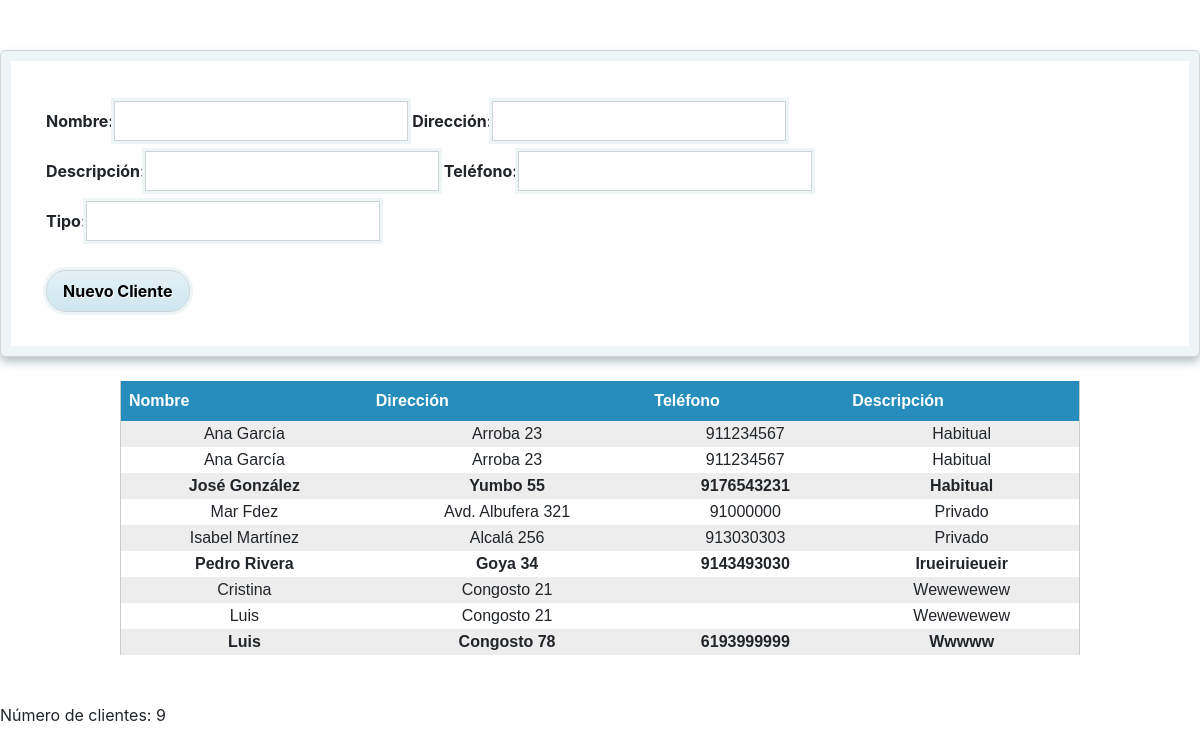
The app's page /Ejer4.php with its own data.
### tables this page shows
CREATE TABLE `test_clients` (
  `id` int(3) NOT NULL,
  `name` varchar(255) NOT NULL,
  `address` varchar(255) NOT NULL,
  `description` text NOT NULL,
  `tlf` varchar(255) NOT NULL,
  `type` char(1) NOT NULL
);

### Ejer4.php (the view, shortened to what this page needs)
<!DOCTYPE html>
<html>
    <head>
        <link rel="stylesheet" href="https://maxcdn.bootstrapcdn.com/bootstrap/4.1.3/css/bootstrap.min.css">
        <link rel='stylesheet' type='text/css' href='css/estilos_2.css' />
    </head>
    <body>
       <div class="contacto">
            <form action="" method="post" onsubmit="return validarForm();">
                <label>Nombre: </label><input type="text" name="nombre" id="nombre"/>
                <label>Dirección: </label><input type="text" name="direccion" id="direccion"/><br/>
                <label>Descripción: </label><input type="text" name="descripcion" id="descripcion"/>
                <label>Teléfono: </label><input type="text" name="telf" id="telf"/><br/>
                <label>Tipo: </label><input type="text" name="tipo" id="tipo"/><br/><br/>
                <input type="submit" name="enviar" value="Nuevo Cliente" /><br/><br/>
            </form>
        </div>
        </body>
        <?php
            $clientes = obtener_datos();
            if ( count($clientes) > 0 ) {
            ?>
                <table>
                    <tr><th>Nombre</th><th>Dirección</th><th>Teléfono</th><th>Descripción</th></tr>
                <?php
                    foreach ( $clientes as $cliente ) {
                        if ( $cliente['type'] == 'P' )
                            echo '<tr style="font-weight: bold">';
                        else
                            echo '<tr>';
                        echo "<td>".$cliente['name']."</td><td>".$cliente['address'].
                                    "</td><td>".$cliente['tlf']."</td><td>".$cliente['description']."</td>";
                        echo "</tr>";
                    }
                ?>
                </table>
                <br/>
                <?php
                    echo 'Número de clientes: ' . count($clientes);
            }
            else {
                echo "No hay datos";
            }
        ?>
    </body>
</html>
<?php
function obtener_datos() {
    $BD = new ConectarBD();
    $conn = $BD->getConexion();
    $stmt = $conn->prepare('SELECT * FROM test_clients');
    $stmt->setFetchMode(PDO::FETCH_ASSOC);
    $stmt->execute();
    $datos = $stmt->fetchAll();
    return $datos;
}
?>

### css/estilos_2.css (style rules this page uses)
table { background-color: #1e8cbe; width:80%; margin:24px auto; border-left: 1px solid #ccc; border-right: 1px solid #ccc; font-family: helvetica,arial,sans-serif; font-weight: normal; text-transform: capitalize; }
table th { background-color: #278dbc; color:#fff; font-weight: 900; font-size:16px; padding: 8px; }
table td { height: 24px; text-align: center; }
table tr:nth-child(odd) { background-color: #ffffff; }
table tr:nth-child(even) { background:#EDEDED; }
.contacto { border: 1px solid #CED5D7; border-radius: 6px; padding: 45px 45px 20px; margin-top: 50px; background-color: white; box-shadow: 0px 5px 10px #B5C1C5, 0 0 0 10px #EEF5F7 inset; }
.contacto label { font-weight: bold; }
.contacto input[type='text'], .contacto textarea { padding: 7px 6px; width: 294px; border: 1px solid #CED5D7; resize: none; box-shadow:0 0 0 3px #EEF5F7; margin: 5px 0; }
.contacto input[type='submit'] { border: 1px solid #CED5D7; box-shadow:0 0 0 3px #EEF5F7; padding: 8px 16px; border-radius: 20px; font-weight: bold; text-shadow: 1px 1px 0px white; background: #e4f1f6; background: -moz-linear-gradient(top, #e4f1f6 0%, #cfe6ef 100%); background: -webkit-linear-gradient(top, #e4f1f6 0%,#cfe6ef 100%); }

### records on screen
test_clients: name "Ana García", address "Arroba 23", tlf "911234567", description "Habitual"
test_clients: name "Ana García", address "Arroba 23", tlf "911234567", description "Habitual"
test_clients: name "José González", address "Yumbo 55", tlf "9176543231", description "Habitual"
test_clients: name "Mar Fdez", address "Avd. Albufera 321", tlf "91000000", description "Privado"
test_clients: name "Isabel Martínez", address "Alcalá 256", tlf "913030303", description "Privado"
test_clients: name "Pedro Rivera", address "Goya 34", tlf "9143493030", description "Irueiruieueir"
test_clients: name "Cristina", address "Congosto 21", description "Wewewewew"
test_clients: name "Luis", address "Congosto 21", description "Wewewewew"
test_clients: name "Luis", address "Congosto 78", tlf "6193999999", description "Wwwww"

### other values on screen
count($clientes) "9"
